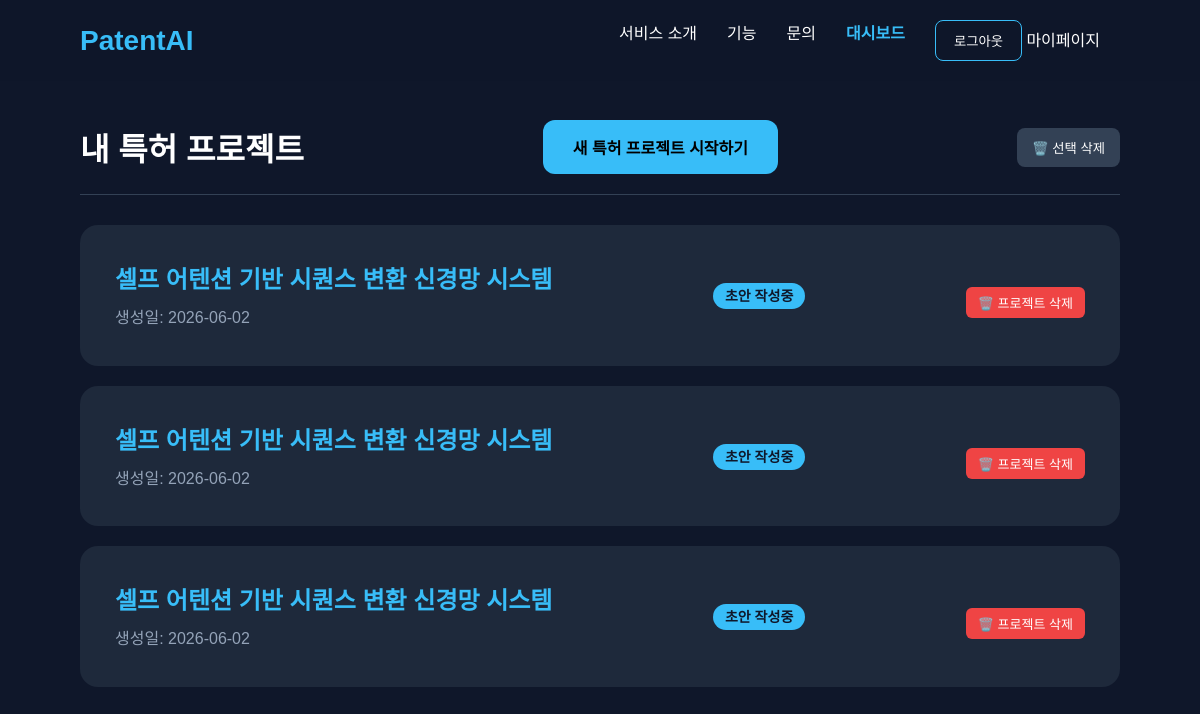
/workspace/dashboard/ (signed in), run on the app's committed database.
### workspace/models.py (models this page shows)
class PatentProject(models.Model):
    STATUS_CHOICES = (
        ('draft', '초안 작성중'),
        ('agent_processing', 'AI 처리중'),
        ('review', '변리사 검토중'),
        ('done', '완료'),
    )
    title = models.CharField(max_length=200, verbose_name="프로젝트명")
    owner = models.ForeignKey(User, on_delete=models.CASCADE, related_name='projects')
    status = models.CharField(max_length=20, choices=STATUS_CHOICES, default='draft')
    original_data_hash = models.CharField(max_length=64, blank=True, null=True) # 원본 데이터의 해시값을 저장하는 필드 (중복 방지 및 변경 감지용)
    created_at = models.DateTimeField(auto_now_add=True)
    updated_at = models.DateTimeField(auto_now=True)

### workspace/views.py (the view)
# urls.py: path('dashboard/', views.dashboard, name='dashboard'),
@login_required(login_url='/accounts/login/')
def dashboard(request):
    try:
        user_role = request.user.userprofile.role
    except:
        user_role = 'inventor'
    if user_role == 'attorney':
        projects = PatentProject.objects.filter(status='review')
        template_name = 'workspace/attorney_dashboard.html'
    else:
        projects = PatentProject.objects.filter(owner=request.user)
        template_name = 'workspace/inventor_dashboard.html'
    return render(request, template_name, {'projects': projects})

### workspace/templates/workspace/inventor_dashboard.html (shortened to what this page needs)
{% extends "base.html" %}
{% block content %}
<div class="dashboard-container" style="padding: 120px 80px 50px 80px; max-width: 1200px; margin: 0 auto;">
    <div style="display: flex; justify-content: space-between; align-items: center; border-bottom: 1px solid #334155; padding-bottom: 20px; margin-bottom: 30px;">
        <h1 style="margin: 0; font-size: 32px;">내 특허 프로젝트</h1>
        <a href="{% url 'create_project' %}" id="create-project-btn" class="start-btn" style="text-decoration: none; display: inline-block;">새 특허 프로젝트 시작하기</a>
        <button id="toggle-delete-mode-btn" style="background: #334155; color: white; border: none; padding: 10px 15px; border-radius: 8px; cursor: pointer;">
            🗑️ 선택 삭제
        </button>
    </div>
    <div class="project-list" style="display: flex; flex-direction: column; gap: 20px;">
        {% for project in projects %}
        <div class="card" style="width: 100%; display: flex; justify-content: space-between; align-items: center;">
            <div style="flex: 1; display: flex; justify-content: space-between; align-items: center;">
            <div>
                <h2 style="margin-bottom: 10px; font-size: 24px;">
                    <a href="{% url 'workstation' project.id %}" style="color: #38bdf8; text-decoration: none;">
                        {{ project.title }}
                    </a>
                </h2>
                <p style="color: #94a3b8;">생성일: {{ project.created_at|date:"Y-m-d" }}</p>
            </div>
            <div>
                <span style="background: #38bdf8; color: #0f172a; padding: 5px 12px; border-radius: 20px; font-weight: bold; font-size: 14px;">
                    {{ project.get_status_display }}
                </span>
            </div>
            <div class="project-actions" style="margin-top: 15px; display: flex; justify-content: flex-end;">
                <form action="{% url 'delete_project' project.id %}" method="POST"
                    onsubmit="return confirm('정말로 이 프로젝트를 삭제하시겠습니까?\n삭제된 데이터와 채팅 내역은 복구할 수 없습니다.');"
                    style="display: inline;">
                    <button type="submit" class="delete-btn"
                            style="background: #ef4444; color: white; border: none; padding: 6px 12px; border-radius: 6px; font-size: 13px; cursor: pointer; transition: background 0.2s;">
                        🗑️ 프로젝트 삭제
                    </button>
                </form>
            </div>
        </div>
        </div>
        {% empty %}
        <div style="text-align: center; padding: 60px 0; background: #1e293b; border-radius: 18px;">
            <p style="color: #94a3b8; font-size: 18px; margin-bottom: 20px;">아직 진행 중인 프로젝트가 없습니다.</p>
        </div>
        {% endfor %}
    </div>
</div>
{% endblock %}

### templates/base.html (shortened to what this page needs)
{% load static %}
<!DOCTYPE html>
<html lang="ko">
<head>
    <link rel="stylesheet" href="{% static 'css/style.css' %}">
</head>
<body>
    <header>
        <div class="logo"><a href="/" style="text-decoration: none; color: #38bdf8;">PatentAI</a></div>
        <nav>
            <a href="#">서비스 소개</a>
            <a href="#">기능</a>
            <a href="#">문의</a>
            {% if user.is_authenticated %}
                <a href="{% url 'dashboard' %}" style="color: #38bdf8; font-weight: bold;">대시보드</a>
                <form action="{% url 'logout' %}" method="post" style="display: inline;">
                    <button type="submit" style="background: none; border: 1px solid #38bdf8; color: white; padding: 10px 18px; border-radius: 8px; cursor: pointer;">로그아웃</button>
                    <a href="{% url 'my_page' %}" style="color: white; text-decoration: none; margin-right: 20px;">마이페이지</a>
                </form>
            {% else %}
                <a href="/accounts/login/" class="login-btn">로그인</a>
                <a href="/accounts/signup/" class="login-btn">회원가입</a>
            {% endif %}
        </nav>
    </header>
    <main>
        {% block content %}
        {% endblock %}
    </main>
</body>
</html>

### static/css/style.css (style rules this page uses)
* { margin: 0; padding: 0; box-sizing: border-box; }
body { font-family: Arial, sans-serif; background: #0f172a; color: white; }
header { width: 100%; padding: 20px 80px; display: flex; justify-content: space-between; align-items: center; position: fixed; top: 0; background: rgba(15, 23, 42, 0.9); backdrop-filter: blur(10px); }
.logo { font-size: 28px; font-weight: bold; color: #38bdf8; }
nav { display: flex; gap: 30px; }
nav a { color: white; text-decoration: none; transition: 0.3s; }
.start-btn, .demo-btn { padding: 15px 30px; border: none; border-radius: 12px; font-size: 16px; cursor: pointer; transition: 0.3s; }
.start-btn { background: #38bdf8; color: black; font-weight: bold; }
.card { width: 300px; background: #1e293b; padding: 35px; border-radius: 18px; transition: 0.3s; }
.card h2 { margin-bottom: 20px; color: #38bdf8; }
.card p { color: #cbd5e1; line-height: 1.6; }

### data on the page
PatentProject: title "셀프 어텐션 기반 시퀀스 변환 신경망 시스템", created_at "2026-06-02", status "초안 작성중"
PatentProject: title "셀프 어텐션 기반 시퀀스 변환 신경망 시스템", created_at "2026-06-02", status "초안 작성중"
PatentProject: title "셀프 어텐션 기반 시퀀스 변환 신경망 시스템", created_at "2026-06-02", status "초안 작성중"
